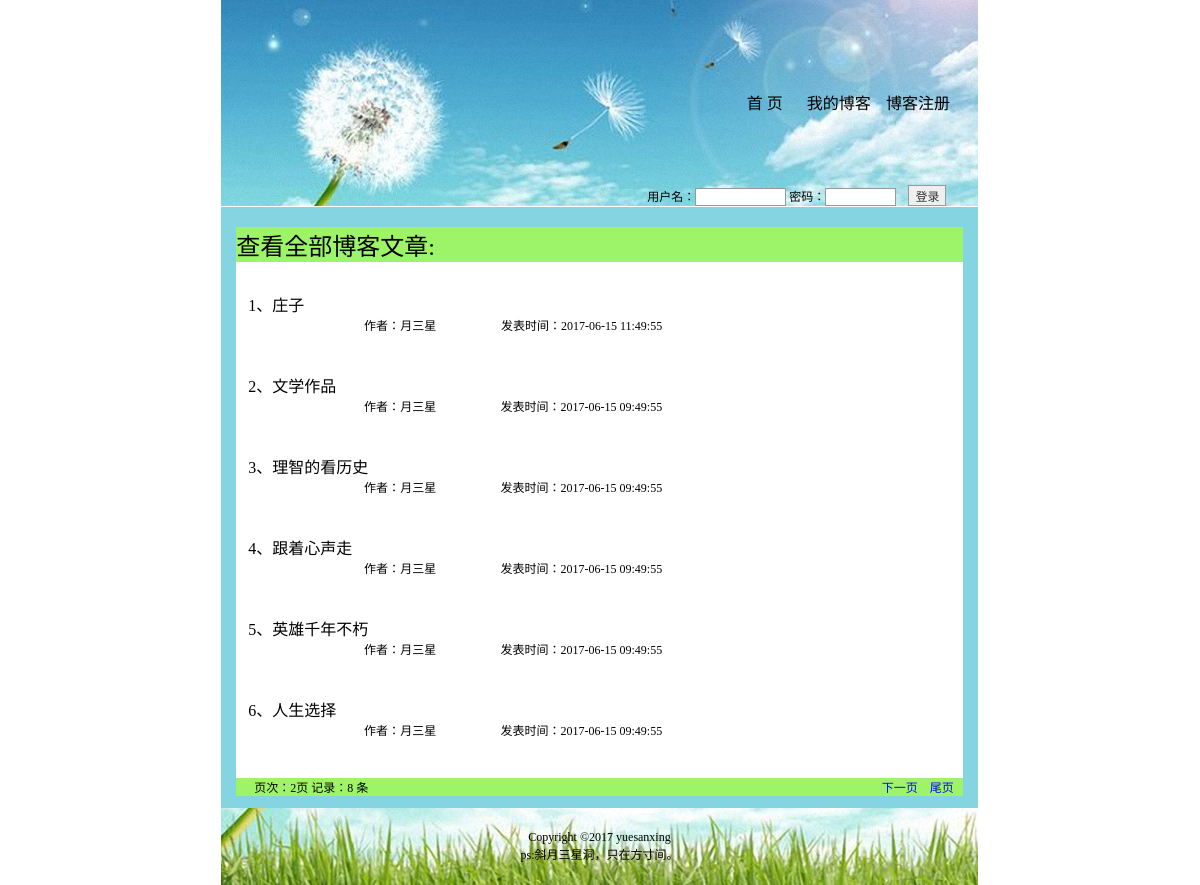
The app's page /search_file_more.php with its own data.
### tables this page shows
CREATE TABLE `tb_article` (
  `id` int(10) NOT NULL,
  `content` mediumtext NOT NULL,
  `author` varchar(20) NOT NULL DEFAULT '',
  `now` datetime NOT NULL DEFAULT CURRENT_TIMESTAMP,
  `title` varchar(200) NOT NULL
);

### search_file_more.php (the view, shortened to what this page needs)
<!DOCTYPE html>
<html>
<head>
</head>
<link href="CSS/style.css" rel="stylesheet"/>
<body>
  <table width="757" border="0" align="center" cellpadding="0" cellspacing="0" style="border-right:1px solid  #ffffff">
    <tr align="right" valign="top">
      <td height="202" colspan="2" background="images/head.jpg">
        <table width="100%" height="202"  border="0" cellpadding="0" cellspacing="0">
          <tr>
            <td height="51" align="right"><br><br><br><br><br><br>
              <table width="262" border="0" cellspacing="0" cellpadding="0">
                <tr align="left">
                  <td width="26" height="20"><a href="main.php"></a></td>
                  <td width="51" class="word_white"><a href="main.php"><span style="FONT-SIZE: 12pt; COLOR: #000000; TEXT-DECORATION: none">首  页</span></a></td>
                  <td width="67"><a href="my_main.php"><span  style="FONT-SIZE: 12pt; COLOR: #000000; TEXT-DECORATION: none">我的博客</span></a></td>
                  <td width="55"><a href="<?php echo (!isset($_SESSION[username])?'regist.php':'safe.php'); ?>"><span style="FONT-SIZE: 12pt; COLOR: #000000; TEXT-DECORATION: none"><?php echo (!isset($_SESSION[username])?"博客注册":"安全退出"); ?></span></a></td>
                  <td width="23">&nbsp;</td>
                </tr>
              </table>
            </td>
          </tr>
          <tr>
            <td height="56" align="right"><p>&nbsp;</p></td>
          </tr>
          <tr>
            <form name="form" method="post" action="checkuser.php">
               <td height="20" valign="baseline">
                <table width="100%"  border="0" cellpadding="0" cellspacing="0">
                  <tr>
                    <td width="55%" height="20" align="center" valign="baseline">&nbsp;</td>
                    <td width="45%" align="left" valign="baseline" style="text-indent:10px;">
                      <?php
                        if (!isset($_SESSION[username])) {
                       ?>
                       用户名：<input  name=txt_user size="10">
                       密码：<input  name=txt_pwd type=password style="FONT-SIZE: 9pt; WIDTH: 65px" size="6">&nbsp;&nbsp;&nbsp;
                    <input style="FONT-SIZE: 9pt"  type="submit" value="登录">&nbsp;
                             <?php } ?>
                          </td>
                        </tr><br>
                </table>
               </td>
            </form>
          </tr>
        </table>
      </td>
    </tr>
    <tr height="1"></tr>
            <tr>
              <td width="521" height="501" align="center" bgcolor="#85D4E1">
              <table width="100%" height="100%"  border="0" cellpadding="0" cellspacing="0">
                <tr>
                  <td height="498" align="center" valign="top">
                    <table width="96%" height="493"  border="0" cellpadding="0" cellspacing="0" >
                    <tr height="20"></tr>
                    <tr>
                      <td  align="center" valign="top"><?php if ($_GET[page]=="") {$_GET[page]=1;}; ?>
                          <table width="100%" height="490" border="0" align="center" cellpadding="0" cellspacing="0" bordercolor="#000000" bgcolor="#FFFFFF">
                                      <tr align="left" height="10">
                                        <td height="10" colspan="3" valign="center" bgcolor="#9EF469"><font size="5">查看全部博客文章:</font> </td>
                                      </tr>
                                            <?php
                                              if ($_GET[page]){
                                                 $page_size=6;
                                                 $query="select count(*) as total from tb_article where author='月三星' order by id desc";
                                                $result=mysql_query($query);
                                                $message_count=mysql_result($result,0,"total");
                                                $page_count=ceil($message_count/$page_size);
                                                $offset=($_GET[page]-1)*$page_size;
                                                for ($i=1; $i<2; $i++) {
                                                if ($i==1) {
                                                  $sql=mysql_query("select id,title,author,now from tb_article where author='月三星' order by id desc limit $offset, $page_size");
                                                  }
                                             ?>
                                      <tr col>
                                        <td height="200" align="left" valign="top" ><table width="100%"  border="0" cellspacing="0" cellpadding="0">
                                        <tr height="30"></tr>
                                          <tr>
                                            <td align="left" valign="middle"><table border="0" cellspacing="0" cellpadding="0" valign="top">
                                                <?php
                                                    $i=1;
                                                    while($info=mysql_fetch_array($sql)){
                                                ?>
                                                <tr width="426">
                                                      <td width="426" align="top" valign="top" colspan="2">
                                                        <a style="FONT-SIZE: 12pt; COLOR: #000000"; href="article.php?file_id=<?php echo $info[id];?>"
                                                        ><?php echo $i."、".substr($info[title],0,66);?></a>
                                                      </td>
                                                     </tr>
                                                <tr>
                                                        <td align="right"> <?php echo "作者：".$info[author];?></td>
                                                        <td align="right" width="226"><?php echo "发表时间：".$info[now];?></td>
                                                     </tr>
                                                     <td height="39" align="right">&nbsp;&nbsp;&nbsp;<th/></td>
                                                <?php
                                                    $i=$i+1;
                                                 }
                                               ?>
                                            </table></td>
                                          </tr>
                                        </table></td>
                                      </tr>
                                      <?php
                                }while($result=mysql_fetch_array($sql));
                              ?>
                        </table>
                        <table width="100%" border="0" align="center" cellpadding="0" cellspacing="0">
                          <tr bgcolor="#ffffff">
                            <td width="50%" align="left" valign="middle" bgcolor="#9EF469">&nbsp;&nbsp;&nbsp;&nbsp;&nbsp;&nbsp;页次：<?php echo $page;?><?php echo $page_count;?>页
                              记录：<?php echo $message_count;?> 条&nbsp; </td>
                            <td width="50%" align="right" bgcolor="#9EF469" class="hongse01">
                                    <?php
                                          if($_GET[page]<$page_count)
                                           {
                                            echo "<a href=search_file_more.php?page=".($_GET[page]+1).">下一页&nbsp;&nbsp;&nbsp;</a>&nbsp;";
                                            echo  "<a href=search_file_more.php?page=".$page_count.">尾页&nbsp;&nbsp;&nbsp;</a>";
                                           }
                                         }
                                    ?>                  </td>
                          </tr>
                        </table></td>
                    </tr>
                    <tr height="12"></tr>
  </table>
  <?php
    require_once 'footer.php';
  ?>
</body>
</html>

### CSS/style.css (style rules this page uses)
td { font-size: 9pt; color: #000000; }
a { font-size: 9pt; text-decoration: none; color: #000000; noline:expression(this.onfocus=this.blur); }
input { font-size: 9pt; color: #333333; border: 1px solid #999999; }
.word_white { color:#FFFFFF; }
A:link { FONT-SIZE: 9pt; COLOR: blue; }
td { FONT-SIZE:9pt; }
table { BORDER-TOP: 0px; BORDER-LEFT: 0px; BORDER-BOTTOM: 2px }
body { font-family:Verdana;FONT-SIZE: 12px;MARGIN: 0;color: #000000;background: #ffffff; }
textarea,input,object { font-size: 12px; }

### records on screen
tb_article: title "庄子", author "月三星", now "2017-06-15 11:49:55"
tb_article: title "文学作品", author "月三星", now "2017-06-15 09:49:55"
tb_article: title "理智的看历史", author "月三星", now "2017-06-15 09:49:55"
tb_article: title "跟着心声走", author "月三星", now "2017-06-15 09:49:55"
tb_article: title "英雄千年不朽", author "月三星", now "2017-06-15 09:49:55"
tb_article: title "人生选择", author "月三星", now "2017-06-15 09:49:55"

### other values on screen
$page_count "2"
$message_count "8"
